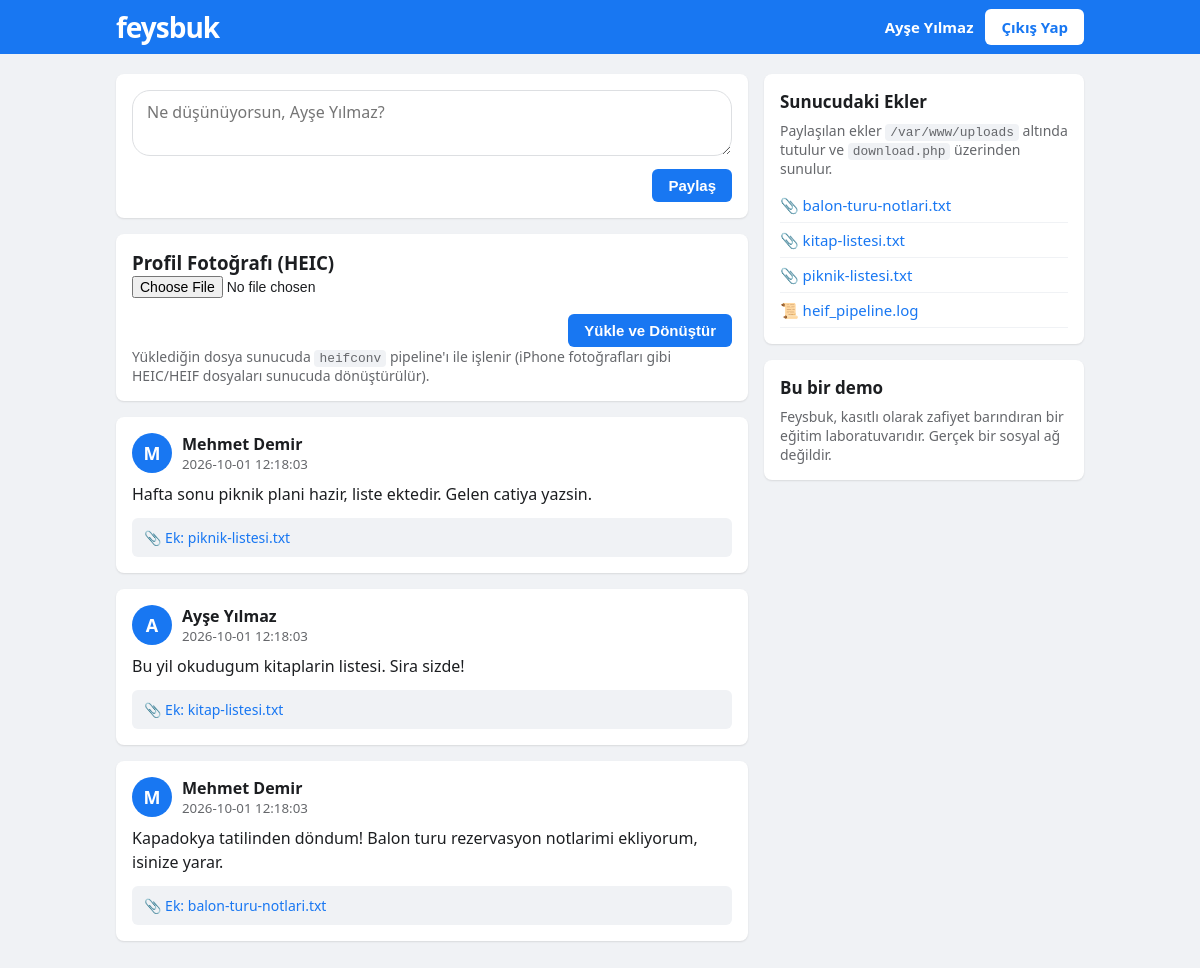
The page /home.php (signed in) on the database its author committed.
### tables this page shows
CREATE TABLE posts (
  id         INT UNSIGNED AUTO_INCREMENT PRIMARY KEY,
  user_id    INT UNSIGNED NOT NULL,
  body       TEXT NOT NULL,
  attachment VARCHAR(255) NULL,
  created_at TIMESTAMP DEFAULT CURRENT_TIMESTAMP,
  FOREIGN KEY (user_id) REFERENCES users(id)
);

CREATE TABLE users (
  id            INT UNSIGNED AUTO_INCREMENT PRIMARY KEY,
  name          VARCHAR(100) NOT NULL,
  email         VARCHAR(190) NOT NULL UNIQUE,
  password_hash VARCHAR(255) NOT NULL,
  is_admin      TINYINT(1) NOT NULL DEFAULT 0,
  created_at    TIMESTAMP DEFAULT CURRENT_TIMESTAMP
);

### html/home.php (the view, shortened to what this page needs)
<?php
require_once '/var/www/includes/db.php';
$posts = $pdo->query(
    'SELECT p.id, p.body, p.attachment, p.created_at, u.name
     FROM posts p JOIN users u ON u.id = p.user_id
     ORDER BY p.id DESC LIMIT 30'
)->fetchAll();
?>
<!doctype html>
<html lang="tr">
<head>
<link rel="stylesheet" href="style.css">
</head>
<body>
<header class="topbar">
  <div class="topbar-inner">
    <a class="logo" href="home.php">feysbuk</a>
    <nav>
      <span class="user-badge"><?= htmlspecialchars($_SESSION['name']) ?></span>
      <a class="btn btn-light" href="logout.php">Çıkış Yap</a>
    </nav>
  </div>
</header>
<main class="layout">
  <section class="feed">
    <div class="card composer">
      <form method="post" action="home.php">
        <textarea name="body" rows="2" placeholder="Ne düşünüyorsun, <?= htmlspecialchars($_SESSION['name']) ?>?"></textarea>
        <div class="composer-actions">
          <button type="submit" class="btn btn-primary">Paylaş</button>
        </div>
      </form>
    </div>
    <div class="card composer">
      <h3>Profil Fotoğrafı (HEIC)</h3>
      <form method="post" action="upload.php" enctype="multipart/form-data">
        <input type="file" name="photo" accept=".heic,.heif,image/heic,image/heif" required>
        <div class="composer-actions">
          <button type="submit" class="btn btn-primary">Yükle ve Dönüştür</button>
        </div>
      </form>
      <p class="muted">Yüklediğin dosya sunucuda <code>heifconv</code> pipeline'ı ile işlenir
      (iPhone fotoğrafları gibi HEIC/HEIF dosyaları sunucuda dönüştürülür).</p>
    </div>
    <?php foreach ($posts as $p): ?>
      <article class="card post">
        <div class="post-head">
          <span class="avatar"><?= htmlspecialchars(mb_substr($p['name'], 0, 1)) ?></span>
          <div>
            <strong><?= htmlspecialchars($p['name']) ?></strong>
            <small><?= htmlspecialchars((string) $p['created_at']) ?></small>
          </div>
        </div>
        <p class="post-body"><?= nl2br(htmlspecialchars($p['body'])) ?></p>
        <?php if (!empty($p['attachment'])): ?>
          <a class="attachment" href="download.php?f=<?= urlencode((string) $p['attachment']) ?>">📎 Ek: <?= htmlspecialchars((string) $p['attachment']) ?></a>
        <?php endif; ?>
      </article>
    <?php endforeach; ?>
  </section>
  <aside class="sidebar">
    <div class="card">
      <h3>Sunucudaki Ekler</h3>
      <p class="muted">Paylaşılan ekler <code>/var/www/uploads</code> altında tutulur ve
      <code>download.php</code> üzerinden sunulur.</p>
      <ul class="linklist">
        <li><a href="download.php?f=balon-turu-notlari.txt">📎 balon-turu-notlari.txt</a></li>
        <li><a href="download.php?f=kitap-listesi.txt">📎 kitap-listesi.txt</a></li>
        <li><a href="download.php?f=piknik-listesi.txt">📎 piknik-listesi.txt</a></li>
        <li><a href="download.php?f=avatars/heif_pipeline.log">📜 heif_pipeline.log</a></li>
      </ul>
    </div>
    <div class="card demo-note">
      <h3>Bu bir demo</h3>
      <p class="muted">Feysbuk, kasıtlı olarak zafiyet barındıran bir eğitim
      laboratuvarıdır. Gerçek bir sosyal ağ değildir.</p>
    </div>
  </aside>
</main>
</body>
</html>

### html/style.css (style rules this page uses)
* { box-sizing: border-box; margin: 0; padding: 0; }
body { font-family: system-ui, -apple-system, "Segoe UI", Roboto, Helvetica, Arial, sans-serif; background: #f0f2f5; color: #1c1e21; }
.topbar { background: #1877f2; color: #fff; position: sticky; top: 0; z-index: 10; }
.topbar-inner { max-width: 1000px; margin: 0 auto; padding: 8px 16px; display: flex; align-items: center; justify-content: space-between; }
.topbar .logo { color: #fff; font-size: 28px; font-weight: 800; text-decoration: none; letter-spacing: -1px; }
.topbar nav { display: flex; align-items: center; gap: 12px; }
.user-badge { font-size: 15px; font-weight: 600; }
.layout { max-width: 1000px; margin: 20px auto; padding: 0 16px; display: grid; grid-template-columns: 1fr 320px; gap: 16px; align-items: start; }
.card { background: #fff; border-radius: 8px; box-shadow: 0 1px 2px rgba(0,0,0,.1); padding: 16px; margin-bottom: 16px; }
.sidebar h3 { font-size: 17px; margin-bottom: 8px; }
.muted { color: #65676b; font-size: 14px; }
.linklist { list-style: none; margin-top: 10px; }
.linklist li { padding: 6px 0; border-bottom: 1px solid #f0f2f5; }
.linklist a { color: #1877f2; text-decoration: none; font-size: 15px; }
.composer textarea { width: 100%; border: 1px solid #dddfe2; border-radius: 18px; padding: 10px 14px; font-size: 16px; font-family: inherit; resize: vertical; outline: none; }
.composer-actions { display: flex; justify-content: flex-end; margin-top: 8px; }
.post-head { display: flex; gap: 10px; align-items: center; margin-bottom: 10px; }
.post-head small { display: block; color: #65676b; }
.avatar { width: 40px; height: 40px; border-radius: 50%; background: #1877f2; color: #fff; display: inline-flex; align-items: center; justify-content: center; font-weight: 700; font-size: 18px; flex-shrink: 0; }
.post-body { font-size: 16px; line-height: 1.45; white-space: pre-wrap; }
.attachment { display: block; margin-top: 12px; padding: 10px 12px; background: #f0f2f5; border-radius: 6px; color: #1877f2; text-decoration: none; font-size: 14px; }
.btn { border: none; border-radius: 6px; padding: 8px 16px; font-size: 15px; font-weight: 600; cursor: pointer; text-decoration: none; display: inline-block; }
.btn-primary { background: #1877f2; color: #fff; }
.btn-light { background: #fff; color: #1877f2; }
code { background: #f0f2f5; padding: 1px 5px; border-radius: 4px; font-size: 0.92em; font-family: Consolas, Monaco, monospace; }
input[type="file"] { font-size: 14px; margin-bottom: 8px; }

### rows shown on the page
posts: user.name "M", user.name "Mehmet Demir", created_at "2026-10-01 12:18:03", body "Hafta sonu piknik plani hazir, liste ektedir. Gelen catiya yazsin.", attachment "piknik-listesi.txt"
posts: user.name "A", user.name "Ayşe Yılmaz", created_at "2026-10-01 12:18:03", body "Bu yil okudugum kitaplarin listesi. Sira sizde!", attachment "kitap-listesi.txt"
posts: user.name "M", user.name "Mehmet Demir", created_at "2026-10-01 12:18:03", body "Kapadokya tatilinden döndum! Balon turu rezervasyon notlarimi ekliyorum, isinize yarar.", attachment "balon-turu-notlari.txt"

### other values the page prints
$_SESSION['name'] "Ayşe Yılmaz"
